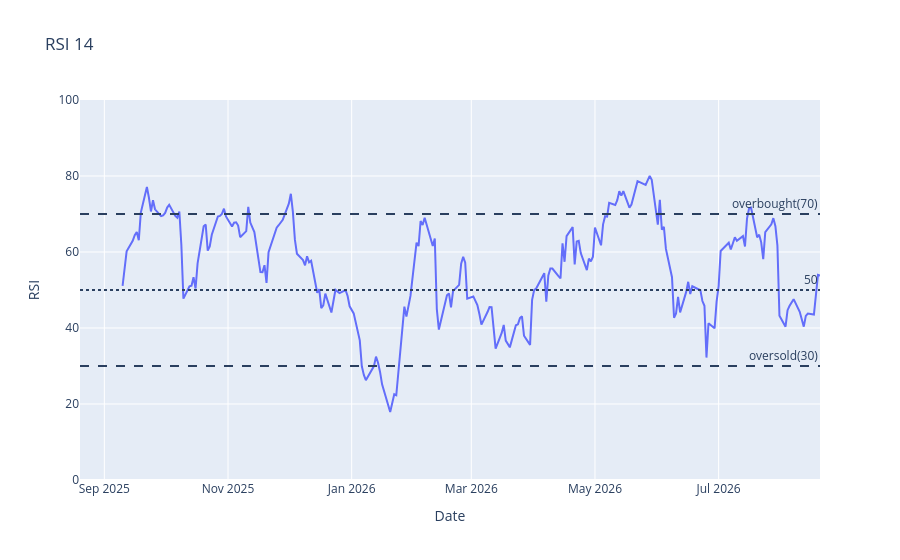

Notebook code for this chart:
### Code cell
rsi=calculations.calc_rsi(df)
fig_rsi=go.Figure()
fig_rsi.add_trace(
    go.Scatter(
        x=rsi.index,
        y=rsi["RSI"],
        mode="lines",
        name="RSI"
    )
)
#overbought
fig_rsi.add_hline(
    y=70,
    line_dash="dash",
    annotation_text="overbought(70)"
)
#oversold
fig_rsi.add_hline(
    y=30,
    line_dash="dash",
    annotation_text="oversold(30)"
)
#midline
fig_rsi.add_hline(
    y=50,
    line_dash="dot",
    annotation_text="50"
)
fig_rsi.update_layout(
    title="RSI 14",
    xaxis_title="Date",
    yaxis=dict(range=[0,100],title="RSI"),
    
)

### Figure 1 — Plotly figure (JSON) as saved in the notebook; plotly's stock layout.template omitted (floating-point values rounded to 4 significant figures; data arrays with more than 128 entries replaced by an {"elided": "..."} marker saying what was removed)
{"data": [{"mode": "lines", "name": "RSI", "type": "scatter", "x": {"elided": "252 str values"}, "y": {"elided": "252 float values"}}], "layout": {"annotations": [{"showarrow": false, "text": "overbought(70)", "x": 1, "xanchor": "right", "xref": "x domain", "y": 70, "yanchor": "bottom", "yref": "y"}, {"showarrow": false, "text": "oversold(30)", "x": 1, "xanchor": "right", "xref": "x domain", "y": 30, "yanchor": "bottom", "yref": "y"}, {"showarrow": false, "text": "50", "x": 1, "xanchor": "right", "xref": "x domain", "y": 50, "yanchor": "bottom", "yref": "y"}], "shapes": [{"line": {"dash": "dash"}, "type": "line", "x0": 0, "x1": 1, "xref": "x domain", "y0": 70, "y1": 70, "yref": "y"}, {"line": {"dash": "dash"}, "type": "line", "x0": 0, "x1": 1, "xref": "x domain", "y0": 30, "y1": 30, "yref": "y"}, {"line": {"dash": "dot"}, "type": "line", "x0": 0, "x1": 1, "xref": "x domain", "y0": 50, "y1": 50, "yref": "y"}], "title": {"text": "RSI 14"}, "xaxis": {"title": {"text": "Date"}}, "yaxis": {"range": [0, 100], "title": {"text": "RSI"}}}}
